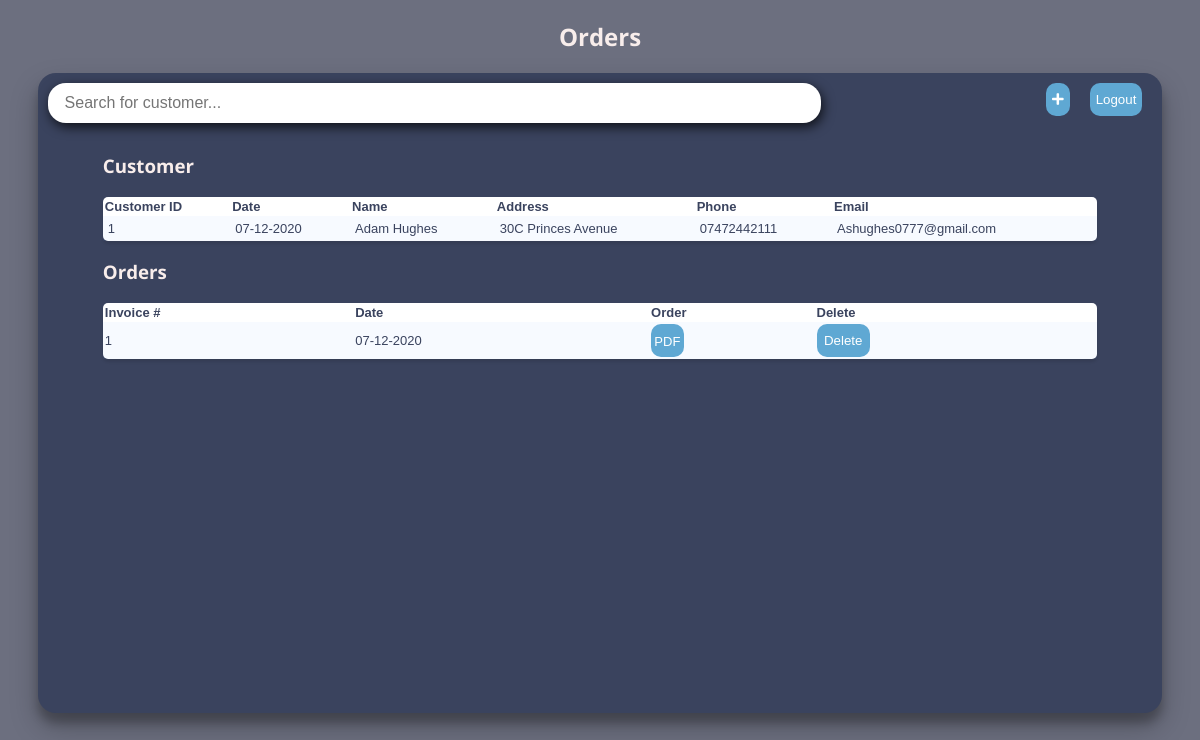
/customer_orders/1 (signed in), run on an earlier commit of the app's database.
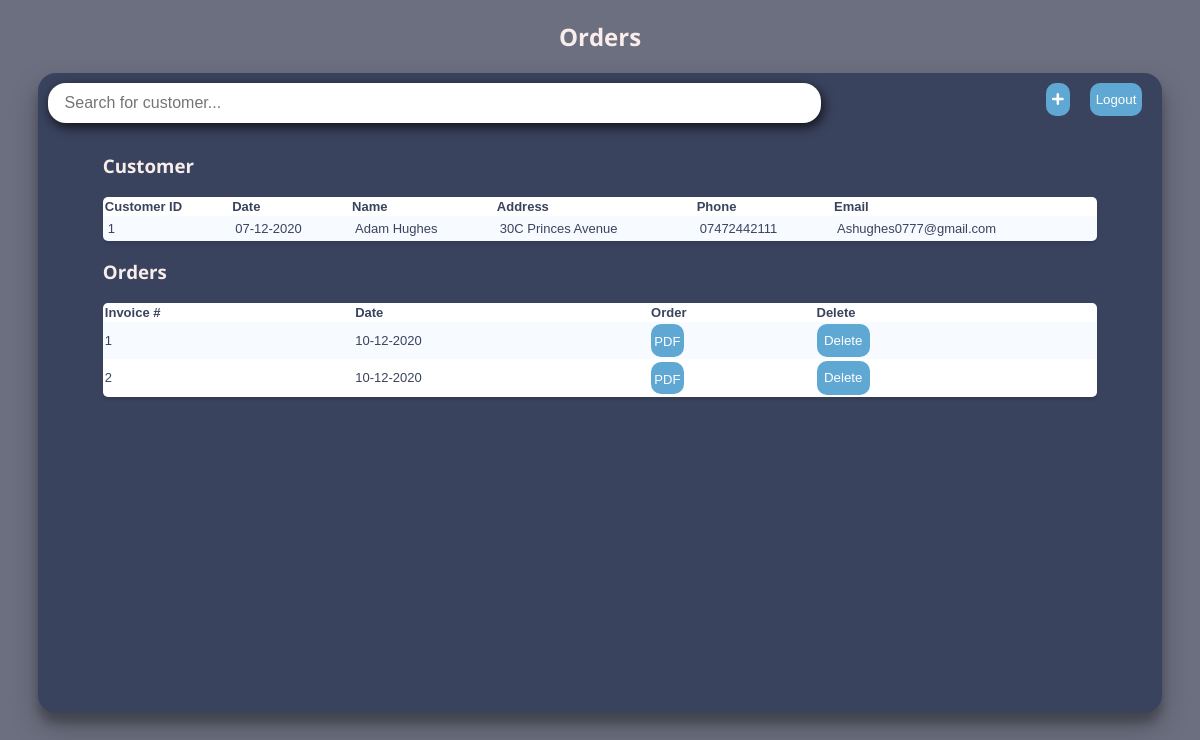
And on a later commit of the database.
### Dashboard/models.py (models this page shows, shortened)
class Order(db.Model):
    id = db.Column(db.Integer, unique=True, primary_key=True)
    customer_id = db.Column(db.Integer, db.ForeignKey("customer.id"), nullable=False)
    date_added = db.Column(db.DateTime, default=datetime.utcnow())
    order_sheet = db.Column(db.String(300), nullable=False)

### Dashboard/main/routes.py (the view)
@main.route("/customer_orders/<int:customer_id>")
@login_required
def orders(customer_id):
    customer = Customer.query.get_or_404(customer_id)
    order = Order.query.filter_by(customer_id=customer_id).all()
    return render_template("orders.html", customer=customer, orders=order)

### Dashboard/models.py (called while the page is built)
@login_manager.user_loader
def load_user(user_id):
    return Admin.query.get(int(user_id))

### Dashboard/templates/orders.html (shortened to what this page needs)
{% extends 'base.html' %}
{% block header %}
<h2 class="title">Orders</h2>
{% endblock %}
{% block content %}
<h3>Customer</h3>
<table class="magic-table" id="table">
  <thead>
    <tr>
      <th scope="col">Customer ID</th>
      <th scope="col">Date</th>
      <th scope="col">Name</th>
      <th scope="col">Address</th>
      <th scope="col">Phone</th>
      <th scope="col">Email</th>
    </tr>
  </thead>
  <tbody>
    <tr>
      <td>{{ customer.id }}</td>
      <td>{{ customer.date_added.strftime('%d-%m-%Y') }}</td>
      <td>{{ customer.name }}</td>
      <td>{{ customer.address }}</td>
      <td>{{ customer.phone }}</td>
      <td>{{ customer.email }}</td>
    </tr>
  </tbody>
</table>
<h3>Orders</h3>
<table class="order-table" id="table">
  <thead>
    <tr>
      <th scope="col">Invoice #</th>
      <th scope="col">Date</th>
      <th scope="col">Order</th>
      <th scope="col">Delete</th>
    </tr>
  </thead>
  <tbody>
    {% for order in orders %}
    <tr>
      <td>{{ order.id }}</td>
      <td>{{ order.date_added.strftime('%d-%m-%Y') }}</td>
      <td><a href="{{ order.order_sheet }}" class="link-btn">PDF</a></td>
      <td>
        <form action="{{ url_for('main.delete_order',customer_id=order.customer_id, order_id=order.id) }}"
          method="post">
          <button class="delete-btn" type="submit">Delete</button>
        </form>
      </td>
    </tr>
    {% endfor %}
  </tbody>
</table>
{% endblock %}

What changed in the data, as far as the page shows it:
changed Order id 1: date_added "07-12-2020" → "10-12-2020"
added Order: id "2", date_added "10-12-2020"
